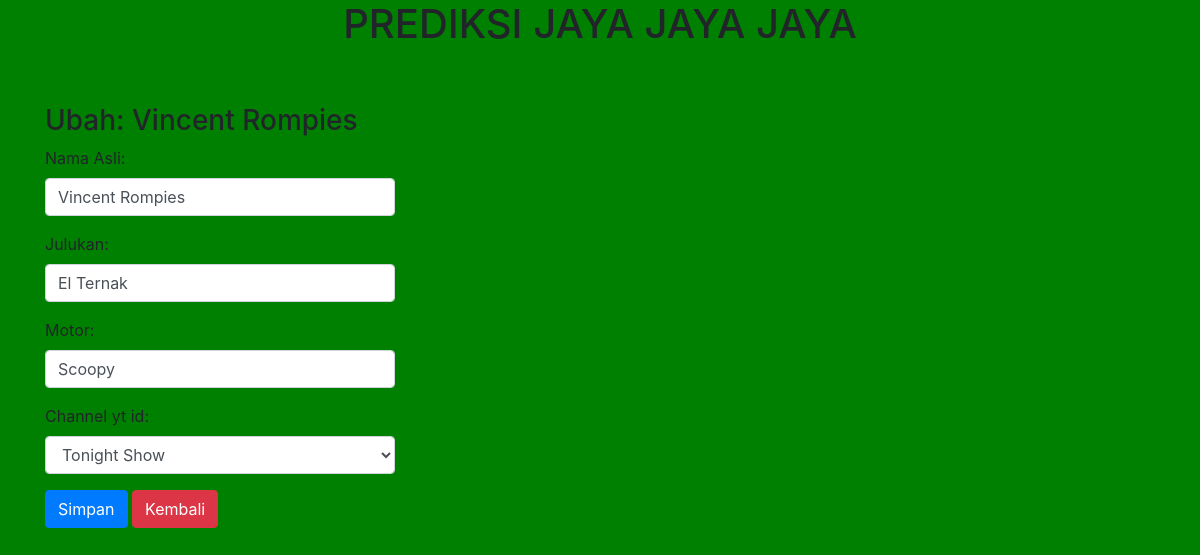
Screenshot of /anggota/ubah/4 with the database file from the repository.
### pred/models.py (models this page shows, shortened)
class Anggota(models.Model):
	Nama_Asli = models.CharField(max_length=30)
	Julukan = models.CharField(max_length=30)
	Motor = models.CharField(max_length=30)
	Channel_yt_id = models.ForeignKey(Channel_yt, on_delete=models.CASCADE, null=True)

### pred/views.py (the view)
# urls.py: path('anggota/ubah/<int:id_anggota>', ubah_anggota, name='ubah_anggota'),
def ubah_anggota(request, id_anggota):
	anggota=Anggota.objects.get(id=id_anggota)
	template="ubah-anggota.html"
	if request.POST:
		form = FormAnggota(request.POST, instance=anggota)
		if form.is_valid():
			form.save()
			messages.success(request, "Data berhasil diubah!")
			return redirect('ubah_anggota', id_anggota=id_anggota)
	else:
		form=FormAnggota(instance=anggota)
		konteks = {
		'form' : form,
		'anggota' : anggota
		}
	return render(request, template, konteks)

### pred/forms.py
class FormAnggota(ModelForm):
	class Meta:
		model = Anggota
		fields ='__all__'
		widgets = {
		'Nama_Asli' : forms.TextInput({'class':'form-control'}),
		'Julukan' : forms.TextInput({'class':'form-control'}),
		'Motor' : forms.TextInput({'class':'form-control'}),
		'Channel_yt_id' : forms.Select({'class':'form-control'}),
		}

### pred/models.py (called while the page is built)
	def __str__(self):
		return self.Channel

### pred/templates/ubah-anggota.html (shortened to what this page needs)
{% extends 'base.html' %}
{% block content %}
	<div class="container">
		<div class="row">
			<div class="col-md-4">
				<h3> Ubah: {{anggota.Nama_Asli}}</h3>
				<form action="{% url 'ubah_anggota' anggota.id %}" method="post">
					{{ form.as_p}}
					<button class="btn btn-primary">Simpan</button>
					<a href="/anggota" class="btn btn-danger">Kembali</a>
				</form>
			</div>
		</div>
	</div>
{% endblock %}

### static/css/style.css (style rules this page uses)
.body { background-color: green; }

### rows the page displays
Anggota: Nama_Asli "Vincent Rompies", Julukan "El Ternak", Motor "Scoopy", Channel_yt_id "Tonight Show"
